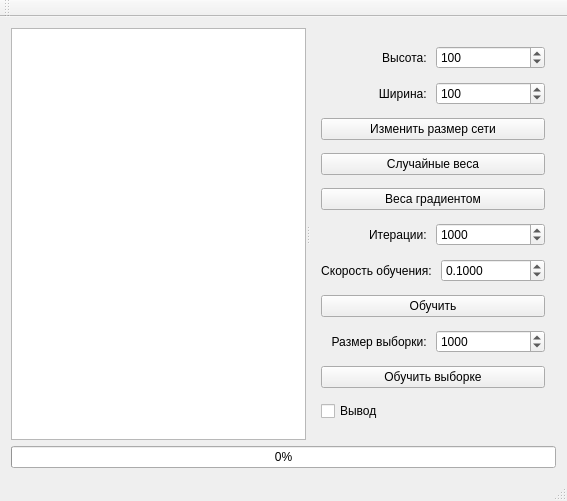
<?xml version="1.0" encoding="UTF-8"?>
<ui version="4.0">
 <class>MainWindow</class>
 <widget class="QMainWindow" name="MainWindow">
  <property name="geometry">
   <rect>
    <x>0</x>
    <y>0</y>
    <width>567</width>
    <height>501</height>
   </rect>
  </property>
  <property name="windowTitle">
   <string>MainWindow</string>
  </property>
  <widget class="QWidget" name="centralWidget">
   <layout class="QGridLayout" name="gridLayout">
    <item row="0" column="0">
     <widget class="QSplitter" name="splitter">
      <property name="orientation">
       <enum>Qt::Horizontal</enum>
      </property>
      <widget class="PictureBox" name="graphicsView"/>
      <widget class="QWidget" name="layoutWidget">
       <layout class="QVBoxLayout" name="verticalLayout">
        <item>
         <layout class="QHBoxLayout" name="horizontalLayout">
          <item>
           <widget class="QLabel" name="label">
            <property name="text">
             <string>Высота: </string>
            </property>
            <property name="alignment">
             <set>Qt::AlignRight|Qt::AlignTrailing|Qt::AlignVCenter</set>
            </property>
           </widget>
          </item>
          <item>
           <widget class="QSpinBox" name="spinBox">
            <property name="maximum">
             <number>1000000000</number>
            </property>
            <property name="value">
             <number>100</number>
            </property>
           </widget>
          </item>
         </layout>
        </item>
        <item>
         <layout class="QHBoxLayout" name="horizontalLayout_2">
          <item>
           <widget class="QLabel" name="label_2">
            <property name="text">
             <string>Ширина: </string>
            </property>
            <property name="alignment">
             <set>Qt::AlignRight|Qt::AlignTrailing|Qt::AlignVCenter</set>
            </property>
           </widget>
          </item>
          <item>
           <widget class="QSpinBox" name="spinBox_2">
            <property name="maximum">
             <number>1000000000</number>
            </property>
            <property name="value">
             <number>100</number>
            </property>
           </widget>
          </item>
         </layout>
        </item>
        <item>
         <widget class="QPushButton" name="pushButton">
          <property name="text">
           <string>Изменить размер сети</string>
          </property>
         </widget>
        </item>
        <item>
         <widget class="QPushButton" name="pushButton_2">
          <property name="text">
           <string>Случайные веса</string>
          </property>
         </widget>
        </item>
        <item>
         <widget class="QPushButton" name="pushButton_3">
          <property name="text">
           <string>Веса градиентом</string>
          </property>
         </widget>
        </item>
        <item>
         <layout class="QHBoxLayout" name="horizontalLayout_3">
          <item>
           <widget class="QLabel" name="label_3">
            <property name="text">
             <string>Итерации: </string>
            </property>
            <property name="alignment">
             <set>Qt::AlignRight|Qt::AlignTrailing|Qt::AlignVCenter</set>
            </property>
           </widget>
          </item>
          <item>
           <widget class="QSpinBox" name="itersSpinBox">
            <property name="maximum">
             <number>1000000000</number>
            </property>
            <property name="value">
             <number>1000</number>
            </property>
           </widget>
          </item>
         </layout>
        </item>
        <item>
         <layout class="QHBoxLayout" name="horizontalLayout_4">
          <item>
           <widget class="QLabel" name="label_4">
            <property name="text">
             <string>Скорость обучения: </string>
            </property>
            <property name="alignment">
             <set>Qt::AlignRight|Qt::AlignTrailing|Qt::AlignVCenter</set>
            </property>
           </widget>
          </item>
          <item>
           <widget class="QDoubleSpinBox" name="speedSpinBox">
            <property name="decimals">
             <number>4</number>
            </property>
            <property name="value">
             <double>0.100000000000000</double>
            </property>
           </widget>
          </item>
         </layout>
        </item>
        <item>
         <widget class="QPushButton" name="pushButton_4">
          <property name="text">
           <string>Обучить</string>
          </property>
         </widget>
        </item>
        <item>
         <layout class="QHBoxLayout" name="horizontalLayout_5">
          <item>
           <widget class="QLabel" name="label_6">
            <property name="text">
             <string>Размер выборки: </string>
            </property>
            <property name="alignment">
             <set>Qt::AlignRight|Qt::AlignTrailing|Qt::AlignVCenter</set>
            </property>
           </widget>
          </item>
          <item>
           <widget class="QSpinBox" name="dataSpinBox">
            <property name="maximum">
             <number>1000000000</number>
            </property>
            <property name="value">
             <number>1000</number>
            </property>
           </widget>
          </item>
         </layout>
        </item>
        <item>
         <widget class="QPushButton" name="pushButton_5">
          <property name="text">
           <string>Обучить выборке</string>
          </property>
         </widget>
        </item>
        <item>
         <widget class="QCheckBox" name="checkBox">
          <property name="text">
           <string>Вывод</string>
          </property>
         </widget>
        </item>
       </layout>
      </widget>
     </widget>
    </item>
    <item row="1" column="0">
     <widget class="QProgressBar" name="progressBar">
      <property name="value">
       <number>0</number>
      </property>
     </widget>
    </item>
   </layout>
  </widget>
  <widget class="QMenuBar" name="menuBar">
   <property name="geometry">
    <rect>
     <x>0</x>
     <y>0</y>
     <width>567</width>
     <height>21</height>
    </rect>
   </property>
  </widget>
  <widget class="QToolBar" name="mainToolBar">
   <attribute name="toolBarArea">
    <enum>TopToolBarArea</enum>
   </attribute>
   <attribute name="toolBarBreak">
    <bool>false</bool>
   </attribute>
  </widget>
  <widget class="QStatusBar" name="statusBar"/>
 </widget>
 <layoutdefault spacing="6" margin="11"/>
 <customwidgets>
  <customwidget>
   <class>PictureBox</class>
   <extends>QGraphicsView</extends>
   <header>picturebox.h</header>
  </customwidget>
 </customwidgets>
 <resources/>
 <connections/>
</ui>
